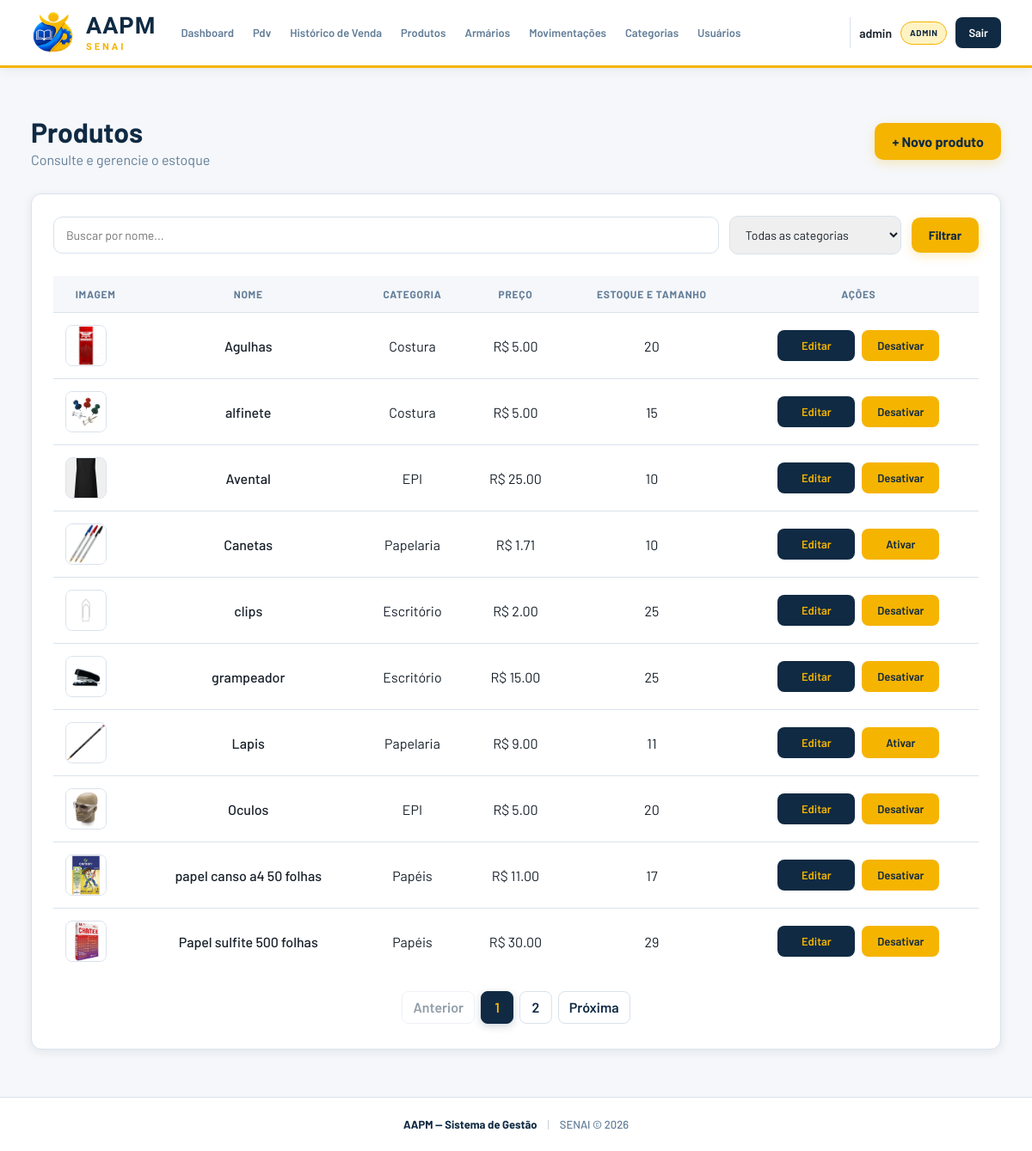
The page /produtos/ (signed in) on the database its author committed.
### app/models/produto.py (models this page shows, shortened)
class Produto(Base):
    __tablename__ = "produtos"
    id = Column(Integer, primary_key=True, autoincrement=True, index=True)
    nome = Column(String(150), nullable=False, index=True)
    preco = Column(Float, nullable=False, default=0.0)
    estoque_atual = Column(Integer, nullable=False, default=0)
    ativo = Column(Boolean, default=True)
    imagem_path = Column(String(255), nullable=True)
    categoria_id = Column(Integer, ForeignKey("categorias.id", ondelete="SET NULL"), nullable=True)
    categoria = relationship("Categoria", back_populates="produtos")
    tamanhos  = relationship("ProdutoTamanho", back_populates="produto", cascade="all, delete-orphan")

### app/models/categoria.py (models this page shows)
class Categoria(Base):
    __tablename__ = "categorias"
    id = Column(Integer, primary_key=True,autoincrement=True, index=True)
    nome = Column(String(100), nullable=False, unique=True)
    ativo = Column(Boolean, default=True)
    produtos = relationship("Produto", back_populates="categoria", lazy="select")

### app/controllers/produto_controller.py (the view)
@router.get("/")
def listar_produtos(
    request: Request,
    busca: str = "",
    categoria_id: int = 0,
    page: int = 1,
    db: Session = Depends(get_db),
    usuario = Depends(get_usuario_logado)
):
    query = db.query(Produto)
    if usuario['role'] != 'admin':
        query = query.filter(Produto.ativo == True)
    if busca:
        query = query.filter(Produto.nome.ilike(f"%{busca}%"))
    if categoria_id:
        query = query.filter(Produto.categoria_id == categoria_id)
    produtos, pagination = paginate(query.order_by(Produto.nome), page)
    categorias = db.query(Categoria).filter(Categoria.ativo == True).all()
    return templates.TemplateResponse(
        request,
        "produtos/index.html",
        {
            "request":      request,
            "usuario":      usuario,
            "produtos":     produtos,
            "categorias":   categorias,
            "pagination":   pagination,
            "busca":        busca,
            "categoria_id": categoria_id,
        }
    )

### app/templates/produtos/index.html (shortened to what this page needs)
{% extends "base.html" %}
{% block extra_css %}
<link rel="stylesheet" href="/static/css/pro-index.css">
<link rel="stylesheet" href="/static/css/list-filter.css?v=1">
{% endblock %}
{% block conteudo %}
<div class="page-header">
  <div>
    <h1 class="page-title">Produtos</h1>
    <p class="page-subtitle">Consulte e gerencie o estoque</p>
  </div>
  {% if usuario['role'] == 'admin' %}
  <a href="/produtos/novo" class="btn-primary">+ Novo produto</a>
  {% endif %}
</div>
<div class="card">
  <form method="get" action="/produtos" class="list-filter">
    <input type="text" name="busca" class="form-input list-filter__search" placeholder="Buscar por nome..." value="{{ busca }}">
    <select name="categoria_id" class="form-input form-select list-filter__select">
      <option value="0">Todas as categorias</option>
    </select>
    <button type="submit" class="btn-primary">
      Filtrar
    </button>
  </form>
  <div class="table-wrapper">
    <table class="table">
      <thead>
        <tr>
          <th>Imagem</th>
          <th>Nome</th>
          <th>Categoria</th>
          <th>Preço</th>
          <th>Estoque e Tamanho</th>
          {% if usuario['role'] == 'admin' %}
          <th>Ações</th>
          {% endif %}
        </tr>
      </thead>
      <tbody>
        {% for p in produtos | sort(attribute='nome', case_sensitive=false) %}
        <tr>
          <td>
            <img src="{{ url_for('static', path=p.imagem_path if p.imagem_path else 'img/sem-foto.png') }}"
              alt="{{ p.nome }}" width="48" height="48">
          </td>
          <td class="produto-nome">
            {{ p.nome }}
          </td>
          <td>
            {{ p.categoria.nome if p.categoria else "—" }}
          </td>
          <td>
            R$ {{ "%.2f"|format(p.preco) }}
          </td>
          <td class="estoque-produto">
            {% if p.tamanhos %}
            <button type="button" class="btn-table" onclick="abrirTamanhos({{ p.id }})">
              Ver tamanhos
            </button>
            <div id="tamanhos-{{ p.id }}" class="produto-tamanhos" style="display:none">
              {% for t in p.tamanhos %}
              <div class="tamanho-info">
                <strong>
                  {{ t.tamanho }}
                </strong>
                <span class="tamanho-estoque">
                  {{ t.estoque }} un.
                </span>
              </div>
              {% endfor %}
            </div>
            {% else %}
            {{ p.estoque_atual }}
            {% endif %}
          </td>
          {% if usuario['role'] == 'admin' %}
          <td class="td-actions">
            <div class="actions-group">
              <a href="/produtos/{{ p.id }}/editar" class="btn-table">
                Editar
              </a>
              <form action="/produtos/{{ p.id }}/desativar" method="post" data-confirm-form data-confirm-title="Tem certeza?" data-confirm-message="Tem certeza que deseja {{ 'desativar' if p.ativo else 'ativar' }} este produto?" data-confirm-label="{{ 'Desativar' if p.ativo else 'Ativar' }}">
                <button type="submit" class="btn-table btn-table--warn">
                  {% if p.ativo %}
                  Desativar
                  {% else %}
                  Ativar
                  {% endif %}
                </button>
              </form>
            </div>
          </td>
          {% endif %}
        </tr>
        {% endfor %}
      </tbody>
    </table>
    {% include "paginacao/index.html" %}
  </div>
</div>
{% endblock %}

### app/static/css/base.css (style rules this page uses)
* { margin: 0; padding: 0; box-sizing: border-box; }
html { scroll-behavior: smooth; }
body { min-height: 100vh; display: flex; flex-direction: column; font-family: "Barlow", sans-serif; background: var(--fundo); color: var(--texto); -webkit-font-smoothing: antialiased; text-rendering: optimizeLegibility; }
:root { --azul: #102A43; --azul-2: #243B53; --azul-3: #486581; --laranja: #F5B400; --laranja-2: #D99F00; --laranja-claro: #FFF3C4; --branco: #FFFFFF; --fundo: #F5F7FA; --fundo-card: #FFFFFF; --texto: #17202A; --texto-secundario: #627D98; --borda: #D9E2EC; --verde: #2F855A; --vermelho: #C53030; --sombra: 0 5px 20px rgba(16, 42, 67, 0.08); --sombra-hover: 0 10px 28px rgba(16, 42, 67, 0.14); --radius: 12px; }
button, input, select, textarea { font-family: inherit; }
button { cursor: pointer; }
a { color: inherit; }
img { max-width: 100%; display: block; }

### app/static/css/pro-index.css (style rules this page uses)
.page-title { font-size: 32px; font-weight: 700; color: var(--azul); }
.page-subtitle { color: var(--texto-secundario); margin-top: 4px; }
.produto-nome { color: var(--texto); font-weight: 500; }
.card { background: var(--branco); border: 1px solid var(--borda); border-radius: 12px; padding: 25px; box-shadow: 0 3px 12px rgba(16, 42, 67, 0.08); }
.card form { display: flex; gap: 12px; flex-wrap: wrap; align-items: center; margin-bottom: 25px; padding: 0; background: none; box-shadow: none; }
.form-input { padding: 12px 14px; border: 1px solid var(--borda); border-radius: 10px; font-size: 14px; }
.form-select { cursor: pointer; }
.btn-primary { display: inline-flex; align-items: center; justify-content: center; padding: 12px 20px; background: linear-gradient(135deg, var(--laranja), var(--laranja)); color: var(--azul); font-weight: 700; border: none; border-radius: 10px; text-decoration: none; box-shadow: 0 4px 12px rgba(245,180,0,.25); transition: .2s; }
.table { width: 100%; border-collapse: collapse; }
.table thead { background: var(--fundo); }
.table th { padding: 14px; color: var(--texto-secundario); border-bottom: 1px solid var(--borda); font-size: 12px; font-weight: 700; text-transform: uppercase; letter-spacing: .06em; white-space: nowrap; }
.table td { padding: 14px; border-bottom: 1px solid var(--borda); vertical-align: middle; }
.table th, .table td { text-align: center; }
.table tbody tr { transition: background 0.2s ease; }
.table tbody tr:last-child td { border-bottom: none; }
.table img { width: 48px; height: 48px; object-fit: cover; border: 1px solid var(--borda); border-radius: 8px; }
.table td a { color: var(--azul); font-weight: 600; text-decoration: none; }
.estoque-produto { text-align: center; }
.td-actions { text-align: center; white-space: nowrap; }
.actions-group { display: flex; align-items: center; justify-content: center; gap: 8px; }
.td-actions form { margin: 0; padding: 0; background: none; border: none; box-shadow: none; display: inline-flex; }
.btn-table { display: inline-flex; align-items: center; justify-content: center; min-width: 90px; height: 36px; border: none; border-radius: 8px; background: var(--azul); color: var(--laranja); font-size: 13px; font-weight: 600; text-decoration: none; cursor: pointer; transition: background .2s ease, transform .2s ease, box-shadow .2s ease; }
.table td a.btn-table { color: var(--laranja); }
.btn-table--warn { background: var(--laranja); color: var(--azul); }

### app/static/css/list-filter.css (style rules this page uses)
.list-filter { display: flex; align-items: center; gap: 1rem; margin-bottom: 1.5rem; flex-wrap: wrap; }
.list-filter .form-input { padding: 12px 14px; border: 1px solid var(--borda); border-radius: 10px; color: var(--texto); font: inherit; font-size: 14px; }
.list-filter__search { flex: 1; min-width: 200px; }
.list-filter__select { width: 200px; cursor: pointer; }
.list-filter .btn-primary { display: inline-flex; align-items: center; justify-content: center; height: auto; padding: 12px 20px; border: none; border-radius: 10px; background: var(--laranja); color: var(--azul) !important; font-size: 14px; font-weight: 700; text-decoration: none; box-shadow: 0 4px 12px rgba(245, 180, 0, .25); transition: transform .2s ease, box-shadow .2s ease; }

### rows shown on the page
Produto: imagem_path (picture), nome "Agulhas", categoria "Costura", preco "5.00", estoque_atual "20", ativo "Desativar"
Produto: imagem_path (picture), nome "alfinete", categoria "Costura", preco "5.00", estoque_atual "15", ativo "Desativar"
Produto: imagem_path (picture), nome "Avental", categoria "EPI", preco "25.00", estoque_atual "10", ativo "Desativar"
Produto: imagem_path (picture), nome "Canetas", categoria "Papelaria", preco "1.71", estoque_atual "10", ativo "Ativar"
Produto: imagem_path (picture), nome "clips", categoria "Escritório", preco "2.00", estoque_atual "25", ativo "Desativar"
Produto: imagem_path (picture), nome "grampeador", categoria "Escritório", preco "15.00", estoque_atual "25", ativo "Desativar"
Produto: imagem_path (picture), nome "Lapis", categoria "Papelaria", preco "9.00", estoque_atual "11", ativo "Ativar"
Produto: imagem_path (picture), nome "Oculos", categoria "EPI", preco "5.00", estoque_atual "20", ativo "Desativar"
Produto: imagem_path (picture), nome "papel canso a4 50 folhas", categoria "Papéis", preco "11.00", estoque_atual "17", ativo "Desativar"
Produto: imagem_path (picture), nome "Papel sulfite 500 folhas", categoria "Papéis", preco "30.00", estoque_atual "29", ativo "Desativar"

### other values the page prints
{{ usuario.nome }} "admin"
{{ usuario.role }} "ADMIN"
{{ numero }} "1" "2"
